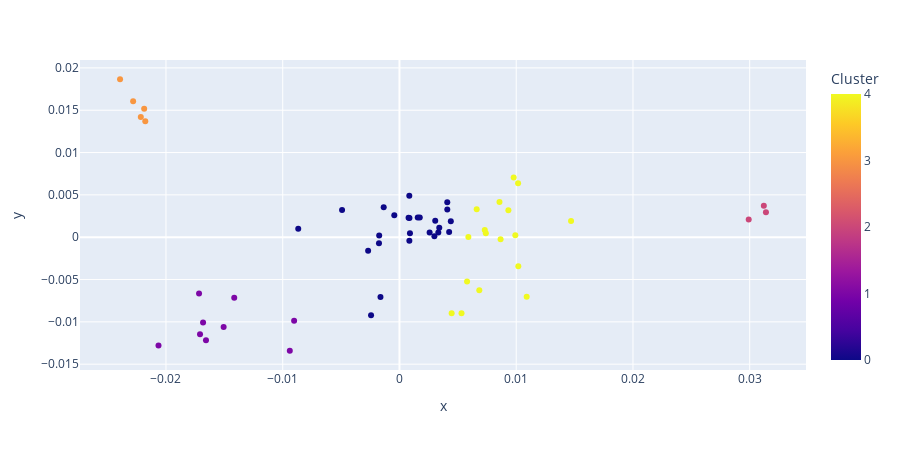

The cell this chart's notebook holds for it:
### Code cell
Visualize_Cluster(df2, pipe_normalizedscaled_pca, n_clusters=5)
